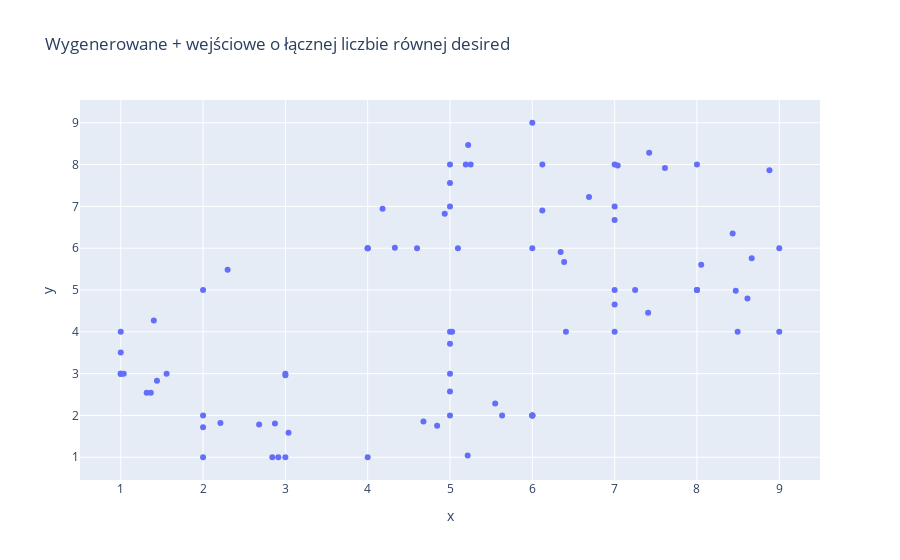

This figure's notebook cell:
### Code cell
fig = px.scatter(x= temp_Cluter_OUT[0], y= temp_Cluter_OUT[1], title= 'Wygenerowane + wejściowe o łącznej liczbie równej desired')
fig.show()
len(temp_Cluter_OUT[0])

### Figure 1 — Plotly figure (JSON) as saved in the notebook; plotly's stock layout.template omitted (floating-point values rounded to 4 significant figures)
{"data": [{"hovertemplate": "x=%{x}<br>y=%{y}<extra></extra>", "legendgroup": "", "marker": {"color": "#636efa", "symbol": "circle"}, "mode": "markers", "name": "", "orientation": "v", "showlegend": false, "type": "scatter", "x": [1, 3, 2, 4, 6, 2, 1, 3, 6, 4, 5, 1, 5, 2, 6, 8, 7, 9, 5, 8, 6, 8, 7, 9, 5, 7, 4, 5, 7, 1.315, 1, 2.681, 2.914, 2.211, 2.873, 4, 4.936, 4.678, 6, 2.298, 1.402, 1.365, 1, 3, 1.037, 6, 4.844, 5.215, 3.038, 5, 5.549, 1.44, 1.557, 5, 5.633, 2, 2.841, 6.387, 5.096, 8.472, 8, 7, 6.121, 8.881, 8.434, 5.026, 6.408, 7.038, 7.611, 6.689, 7.42, 8.052, 8.665, 5.251, 5.192, 8.494, 8.614, 5, 4.33, 7.249, 6.344, 4.599, 4.181, 6.122, 5.221, 7, 7.407], "xaxis": "x", "y": [3, 1, 2, 6, 2, 5, 4, 3, 2, 1, 3, 3, 2, 1, 6, 5, 7, 6, 4, 8, 9, 5, 8, 4, 7, 5, 6, 8, 4, 2.545, 3, 1.783, 1, 1.82, 1.807, 6, 6.822, 1.853, 2, 5.487, 4.268, 2.542, 3.503, 2.963, 3, 2, 1.751, 1.041, 1.589, 3.716, 2.285, 2.832, 3, 2.574, 2, 1.719, 1, 5.667, 6, 4.98, 5, 6.677, 6.899, 7.862, 6.352, 4, 4, 7.977, 7.918, 7.225, 8.285, 5.605, 5.761, 8, 8, 4, 4.799, 7.558, 6.011, 5, 5.91, 6, 6.942, 8, 8.466, 4.654, 4.458], "yaxis": "y"}], "layout": {"legend": {"tracegroupgap": 0}, "title": {"text": "Wygenerowane + wejściowe o łącznej liczbie równej desired"}, "xaxis": {"anchor": "y", "domain": [0, 1], "title": {"text": "x"}}, "yaxis": {"anchor": "x", "domain": [0, 1], "title": {"text": "y"}}}}
